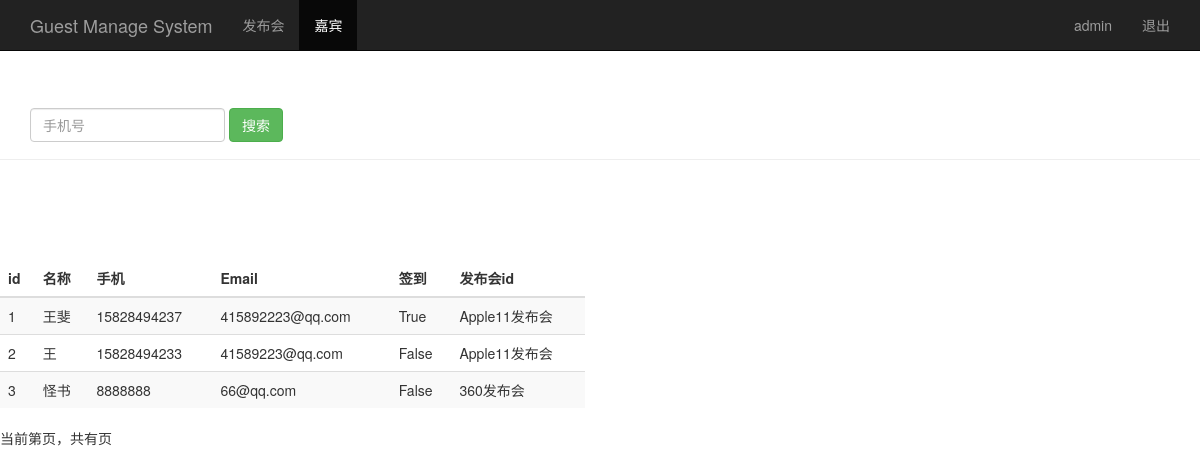
Screenshot of /search_phone/ (signed in) with the database file from the repository.
### sign/models.py (models this page shows, shortened)
class Guest(models.Model):
    event = models.ForeignKey(Event)
    realname = models.CharField(max_length=64)
    phone = models.CharField(max_length=16)
    email = models.EmailField()
    sign = models.BooleanField()
    create_time = models.DateTimeField(auto_now=True)
    class Meta():
        unique_together = ('event', 'phone')

class Event(models.Model):
    name = models.CharField(max_length=100)
    limit = models.IntegerField()
    status = models.BooleanField()
    address = models.CharField(max_length=200)
    start_time = models.DateTimeField('events time')
    create_time = models.DateTimeField(auto_now=True)
    def __str__(self):
        return self.name

### sign/views.py (the view)
# urls.py: url(r'^search_phone/$', views.search_phone),
@login_required()
def search_phone(request):
    phoneNumber = request.session.get('phone', '')
    search_phone = request.GET.get('phone', '')
    guest_list = Guest.objects.filter(phone__contains=search_phone)
    return render(request, 'guest_manage.html', {'phone': phoneNumber,
                                                 'guests': guest_list})

### templates/guest_manage.html (shortened to what this page needs)
<!DOCTYPE html>
<html lang="zh-CN">
<head>
    {% load bootstrap3 %}
    {% bootstrap_css %}
</head>
<body role="document">
<nav class="navbar navbar-inverse navbar-fixed-top">
    <div class="container">
        <div class="navbar-header">
            <a class="navbar-brand" href="/guest_manage/">Guest Manage System</a>
        </div>
        <div id="navbar" class="collapse navbar-collapse">
            <ul class="nav navbar-nav">
                <li><a href="/event_manage/">发布会</a></li>
                <li class="active"><a href="#">嘉宾</a></li>
            </ul>
            <ul class="nav navbar-nav navbar-right">
                <li><a href="#">{{ user }}</a></li>
                <li><a href="/logout/">退出</a></li>
            </ul>
        </div>
    </div>
</nav>
<div class="page-header" style="padding-top: 60px;">
    <div id="navbar" class="navbar-collapse collapse">
        <form class="navbar-form" method="get" action="/search_phone/">
            <div class="form-group">
                <input name="phone" type="text" placeholder="手机号" class="form-control">
            </div>
            <button type="submit" class="btn btn-success">搜索</button>
        </form>
    </div>
</div>
<div class="row" style="padding-top: 80px;">
    <div class="col-md-6">
        <table class="table table-striped">
            <thead>
            <tr>
                <th>id</th>
                <th>名称</th>
                <th>手机</th>
                <th>Email</th>
                <th>签到</th>
                <th>发布会id</th>
            </tr>
            </thead>
            <tbody>
            {% for guest in guests %}
                <tr>
                    <td>{{ guest.id }}</td>
                    <td>{{ guest.realname }}</td>
                    <td>{{ guest.phone }}</td>
                    <td>{{ guest.email }}</td>
                    <td>{{ guest.sign }}</td>
                    <td>{{ guest.event }}</td>
                </tr>
            {% endfor %}
            </tbody>
        </table>
    </div>
</div>
<div class="paginator">
    <span class="step-links">
        <span class="current">
            当前第{{ guests.number }}页，共有{{ guests.paginator.num_pages }}页
        </span>
    </span>
</div>
</body>
</html>

### rows the page displays
Guest: id "1", realname "王斐", phone "15828494237", email "415892223@qq.com", sign "True", event "Apple11发布会"
Guest: id "2", realname "王", phone "15828494233", email "41589223@qq.com", sign "False", event "Apple11发布会"
Guest: id "3", realname "怪书", phone "8888888", email "66@qq.com", sign "False", event "360发布会"

### other values shown
{{ user }} "admin"
